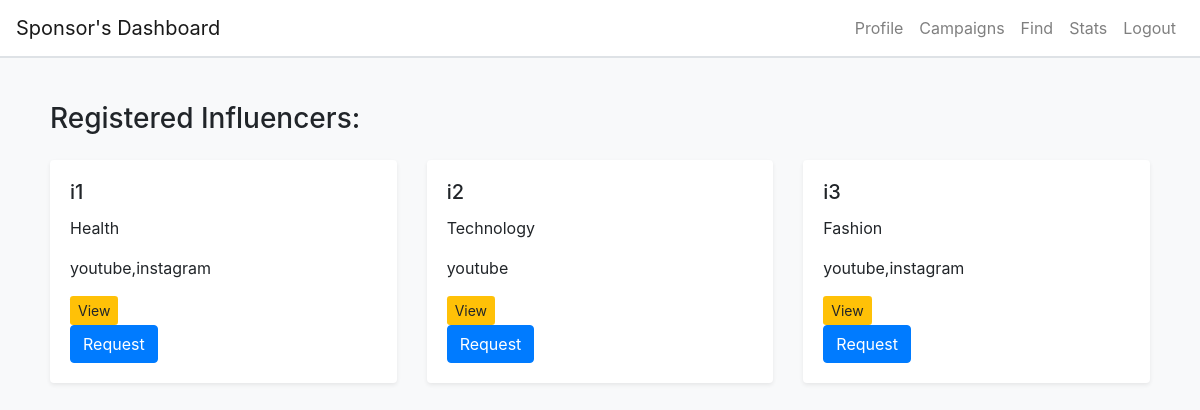
The app's page /request_influencer/create/1 (signed in) with its own data.
### app.py (models this page shows, shortened)
class Influencer(db.Model):
    __tablename__ = 'influencers'
    id = db.Column(db.Integer, primary_key=True, autoincrement=True)
    user_id = db.Column(db.Integer, db.ForeignKey('users.id'), nullable=False)
    profile_pic = db.Column(db.String(100), default='default_profile_pic.jpg')
    category = db.Column(db.String(100), nullable=False)
    niche = db.Column(db.String(100), nullable=False)
    created_at = db.Column(db.DateTime, default=datetime.utcnow)
    social_networks = db.Column(db.String, nullable=True)
    reach = db.Column(db.String(100), nullable=False)
    is_flagged = db.Column(db.Boolean, default=False)
    ad_requests = db.relationship('AdRequest', backref='influencer', lazy=True)
    user = db.relationship('User', back_populates='influencer')
    campaigns = db.relationship('Campaign', back_populates='influencer')

class User(db.Model):
    __tablename__ = 'users'
    id = db.Column(db.Integer, primary_key=True, autoincrement=True)
    name = db.Column(db.String(100), nullable=False)
    username = db.Column(db.String, unique=True, nullable=False)
    email = db.Column(db.String, unique=True, nullable=False)
    password = db.Column(db.String, nullable=False)
    created_at = db.Column(db.DateTime, default=datetime.utcnow)
    user_role = db.Column(db.String(50), nullable=False)
    sponsor = db.relationship('Sponsor', back_populates='user', uselist=False)
    influencer = db.relationship('Influencer', back_populates='user', uselist=False)

### app.py (the view)
@app.route('/request_influencer/<string:source>/<int:campaign_id>', methods=['GET', 'POST'])
@app.route('/request_influencer/<string:source>/<int:campaign_id>', methods=['GET', 'POST'])
def request_influencer(source,campaign_id):
    if 'user_id' not in session or session.get('user_role') != 'sponsor':
        flash('You need to log in first.', 'warning')
        return redirect(url_for('login'))
    user_role = session.get('user_role')
    influencers = Influencer.query.all()
    return render_template('request_influencer.html',source=source ,user_role=user_role, campaign_id=campaign_id,influencers=influencers)

### templates/request_influencer.html (shortened to what this page needs)
{% extends "base.html" %} {% block title %}Find{% endblock %} {% block content
%}
<div clas="dashboard">
  <h3 class="mt-4">Registered Influencers:</h3>
  <div class="row mt-4">
    {% if influencers %} {% for influencer in influencers %}
    <div class="col-md-4 mb-4">
      <div class="card shadow-sm">
        <div class="card-body">
          <h5 class="card-title">{{ influencer.user.name }}</h5>
          <p class="card-text">{{ influencer.category }}</p>
          <p class="card-text">{{ influencer.social_networks }}</p>
          <div class="mt-3">
            <a
              href="{{ url_for('view_influencer_details', influencer_id=influencer.id) }}"
              class="btn btn-view btn-sm"
              >View</a
            >
            <form
              method="GET"
              action="{% if source == 'create' %}{{ url_for('create_add_request', campaign_id=campaign_id) }}{% elif source == 'update' %}{{ url_for('update_adrequest', campaign_id=campaign_id) }}{% endif %}"
            >
              <button type="submit" class="btn btn-primary">Request</button>
            </form>
          </div>
        </div>
      </div>
    </div>
    {% endfor %} {% else %}
    <p>No influencers found.</p>
    {% endif %}
  </div>
</div>
{% endblock %}

### templates/base.html (style rules this page uses)
body { background-color: #f8f9fa; }
.card { margin-bottom: 20px; border: none; box-shadow: 0 0 10px rgba(0, 0, 0, 0.1); }
.btn-view { background-color: #ffc107; border: none; }

### records on screen
Influencer: user.name "i1", category "Health", social_networks "youtube,instagram"
Influencer: user.name "i2", category "Technology", social_networks "youtube"
Influencer: user.name "i3", category "Fashion", social_networks "youtube,instagram"
